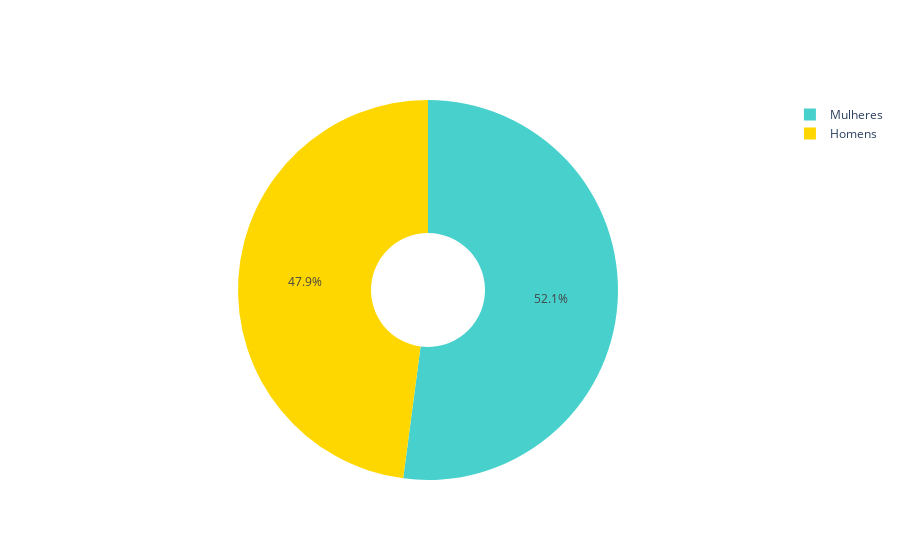

Here is the notebook cell this chart was saved with:
### Code cell
# Suponha que temos os seguintes dados
homens = df.loc[df['sexo'] == 1].shape[0]
mulheres = df.loc[df['sexo'] == 2].shape[0]

# Criamos uma lista com os valores
valores = [homens, mulheres]

# E uma lista com os labels
labels = ['Homens', 'Mulheres']

# Agora criamos o gráfico de pizza
fig = go.Figure(data=[go.Pie(labels=labels, values=valores, hole=.3, marker=dict(colors=['gold', 'mediumturquoise']))])
# fig.update_layout(font_color='white')

# E finalmente mostramos o gráfico
fig.show()

### Figure 1 — Plotly figure (JSON) as saved in the notebook; plotly's stock layout.template omitted (floating-point values rounded to 4 significant figures)
{"data": [{"hole": 0.3, "labels": ["Homens", "Mulheres"], "marker": {"colors": ["gold", "mediumturquoise"]}, "type": "pie", "values": [550656, 598541]}], "layout": {}}
